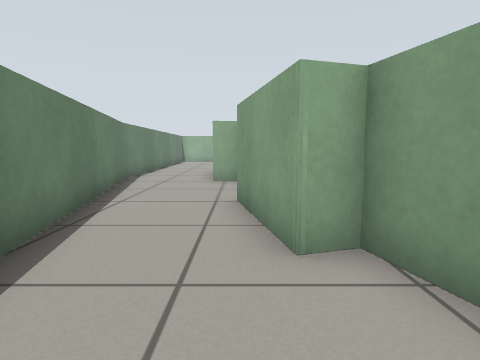
View 1 (above)

13 first-person views from a walk through a Gazebo world. The camera is 0.57 m above the floor, tilts 6° down and sees 75° across. The floor is counted in squares, 0.5 m on a side. Each view is taken from the middle of a square. On the plan, view 1 faces up. The plan holds only what a view shows up to about 13 squares ahead; the rest is blank.

View 2
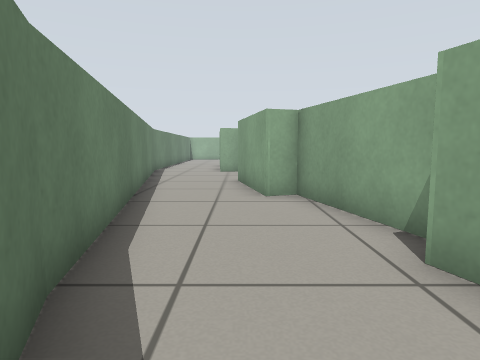

View 3
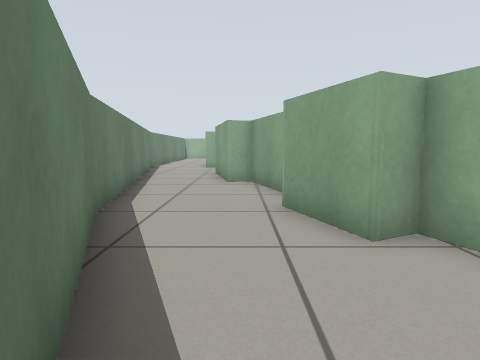

View 4
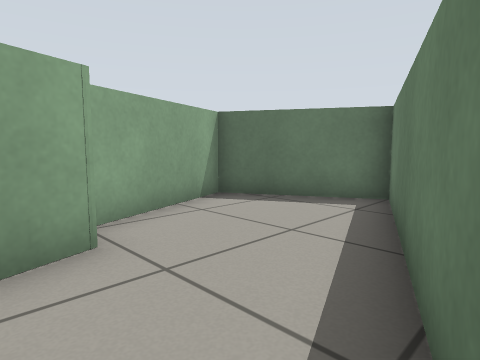

View 5
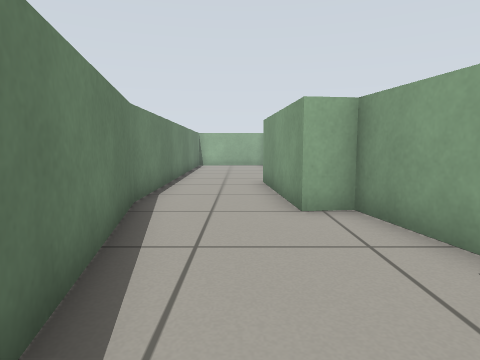

View 6
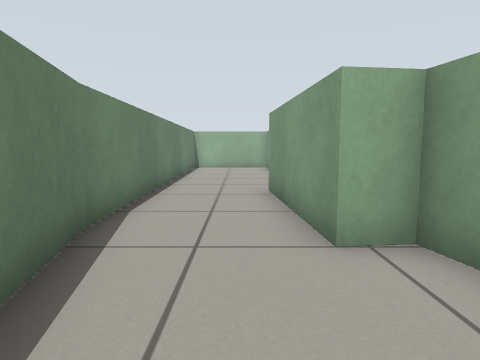

View 7
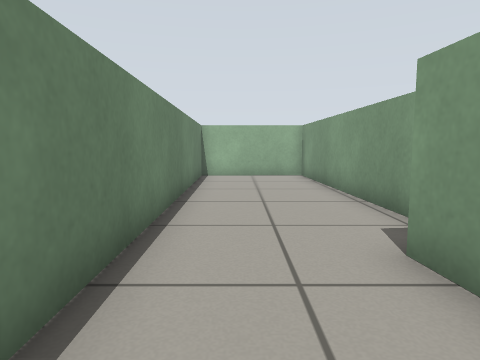

View 8
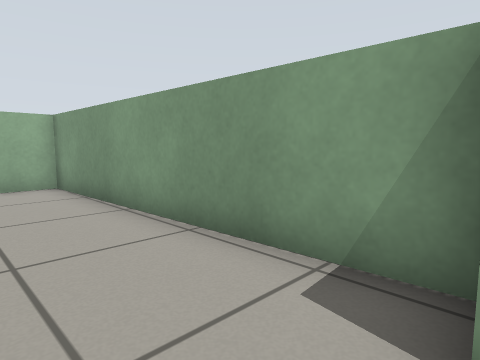

View 9
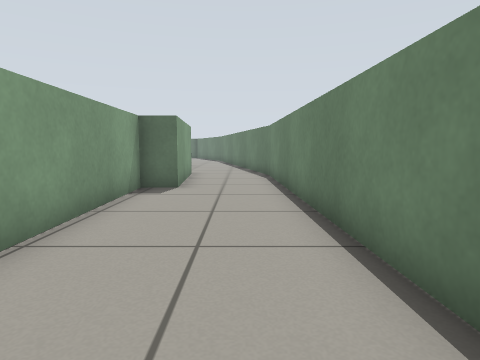

View 10
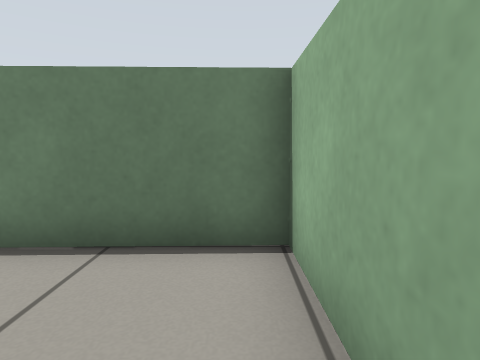

View 11
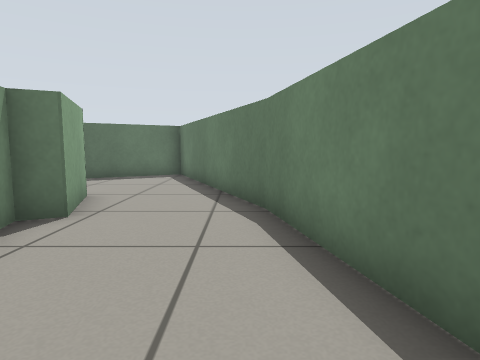

View 12
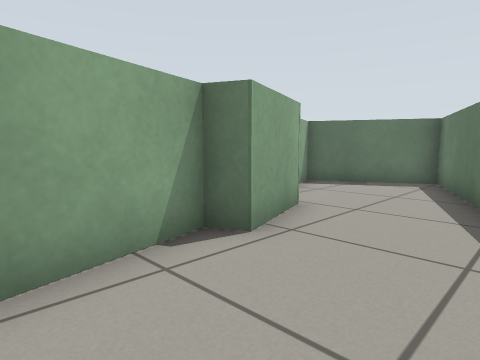

View 13
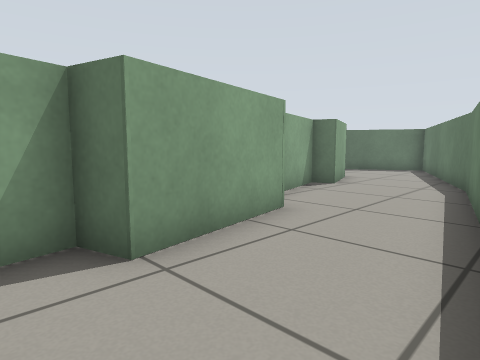

### Floor plan
Points are (right, up) in squares from view 1. A wall is a line through its corners. A room is listed if a view was taken in it or the views show most of it. See-through windows are left out.
Room 1 (views 1, 2, 3, 4, 5, 6, 11, 12, 13)
walls: (-4, 10.4) (-1.5, -1.7) (1.5, -9.1) (4.9, -7.1) (3.3, -3) (2.6, -3.3) (1.8, -1) (2.5, -0.7) (1.4, 3.4) (0.6, 3.2) (-0.1, 6.6) (0.8, 6.9) (0.1, 10.6) (-0.9, 10.5)
ways out: opening at (-2.5, 10) to room 2
Room 2 (views 7, 8, 9, 10)
walls: (-0.9, 10.5) (-1.2, 15.2) (-0.2, 15.3) (-0.5, 24.6) (-4.5, 24.6) (-4.2, 11.4) (-4, 10.4)
ways out: opening at (-2.5, 10) to room 1

Positions as (right, up) in squares from view 1, and headings:
1: (0, 0), facing up
2: (0, -4), facing up
3: (1, -7), facing up
4: (-1, -2), facing down-right
5: (-2, 5), facing up
6: (-2, 7), facing up
7: (-3, 12), facing up
8: (-3, 15), facing up-right
9: (-3, 24), facing down
10: (-1, 24), facing left
11: (-1, 4), facing down
12: (-1, 2), facing down-right
13: (-3, 8), facing down-right
